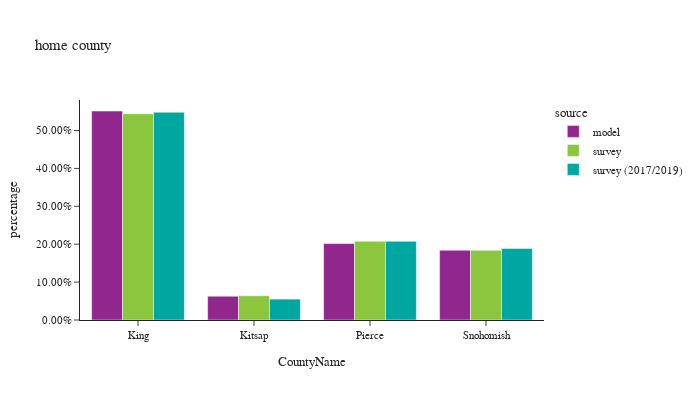

This figure's notebook cell:
### Code cell
plot_hh_stat(df_hh, 'CountyName', 'home county')

### Figure 1 — Plotly figure (JSON) as saved in the notebook; plotly's stock layout.template omitted (floating-point values rounded to 4 significant figures)
{"data": [{"alignmentgroup": "True", "customdata": [[957477], [108903], [350089], [319660]], "hovertemplate": "source=model<br>CountyName=%{x}<br>percentage=%{y}<br>sample count=%{customdata[0]}<extra></extra>", "legendgroup": "model", "marker": {"color": "#91268F", "pattern": {"shape": ""}}, "name": "model", "offsetgroup": "model", "orientation": "v", "showlegend": true, "textposition": "auto", "type": "bar", "x": ["King", "Kitsap", "Pierce", "Snohomish"], "xaxis": "x", "y": [0.5515, 0.06273, 0.2016, 0.1841], "yaxis": "y"}, {"alignmentgroup": "True", "customdata": [[2564], [201], [388], [416]], "hovertemplate": "source=survey<br>CountyName=%{x}<br>percentage=%{y}<br>sample count=%{customdata[0]}<extra></extra>", "legendgroup": "survey", "marker": {"color": "#8CC63E", "pattern": {"shape": ""}}, "name": "survey", "offsetgroup": "survey", "orientation": "v", "showlegend": true, "textposition": "auto", "type": "bar", "x": ["King", "Kitsap", "Pierce", "Snohomish"], "xaxis": "x", "y": [0.5442, 0.06401, 0.2079, 0.1839], "yaxis": "y"}, {"alignmentgroup": "True", "customdata": [[5006], [204], [572], [408]], "hovertemplate": "source=survey (2017/2019)<br>CountyName=%{x}<br>percentage=%{y}<br>sample count=%{customdata[0]}<extra></extra>", "legendgroup": "survey (2017/2019)", "marker": {"color": "#00A7A0", "pattern": {"shape": ""}}, "name": "survey (2017/2019)", "offsetgroup": "survey (2017/2019)", "orientation": "v", "showlegend": true, "textposition": "auto", "type": "bar", "x": ["King", "Kitsap", "Pierce", "Snohomish"], "xaxis": "x", "y": [0.5483, 0.05513, 0.2077, 0.1889], "yaxis": "y"}], "layout": {"barmode": "group", "font": {"size": 11}, "height": 400, "legend": {"title": {"text": "source"}, "tracegroupgap": 0}, "title": {"text": "home county"}, "width": 700, "xaxis": {"anchor": "y", "domain": [0.0, 1.0], "title": {"text": "CountyName"}}, "yaxis": {"anchor": "x", "domain": [0.0, 1.0], "tickformat": ".2%", "title": {"text": "percentage"}}}}
